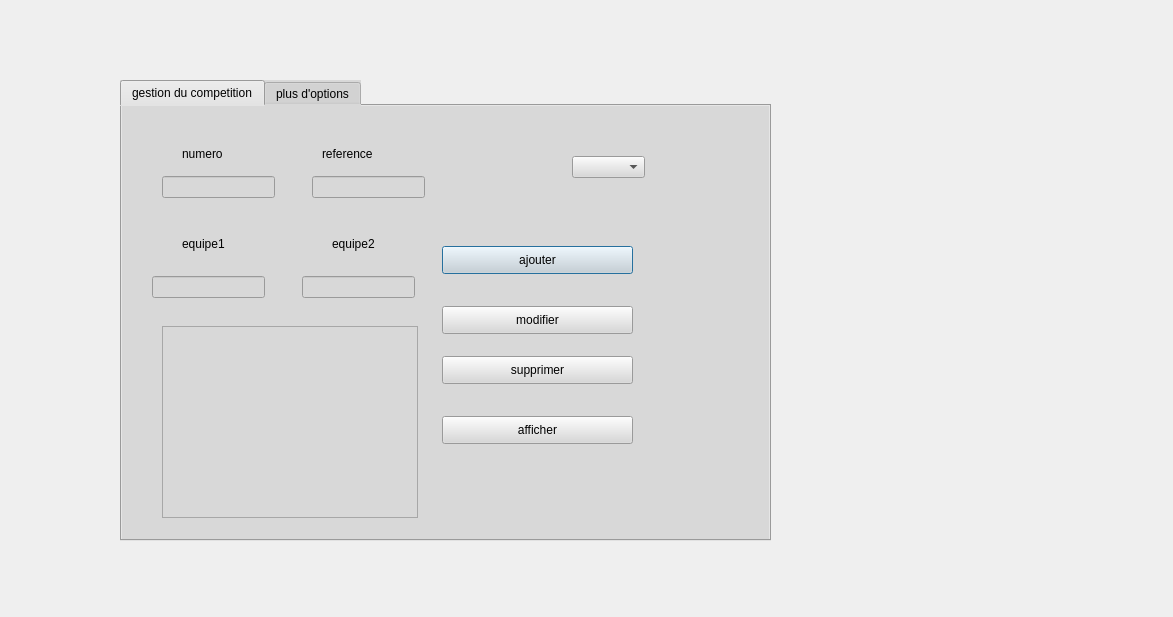
<?xml version="1.0" encoding="UTF-8"?>
<ui version="4.0">
 <class>competition</class>
 <widget class="QDialog" name="competition">
  <property name="geometry">
   <rect>
    <x>0</x>
    <y>0</y>
    <width>1173</width>
    <height>617</height>
   </rect>
  </property>
  <property name="windowTitle">
   <string>Dialog</string>
  </property>
  <widget class="QTabWidget" name="tabWidget">
   <property name="geometry">
    <rect>
     <x>120</x>
     <y>80</y>
     <width>651</width>
     <height>461</height>
    </rect>
   </property>
   <property name="styleSheet">
    <string notr="true">background-color: rgb(216, 216, 216);</string>
   </property>
   <property name="currentIndex">
    <number>0</number>
   </property>
   <widget class="QWidget" name="tab">
    <attribute name="title">
     <string>gestion du competition</string>
    </attribute>
    <widget class="QPushButton" name="pb_ajouter">
     <property name="geometry">
      <rect>
       <x>320</x>
       <y>140</y>
       <width>191</width>
       <height>28</height>
      </rect>
     </property>
     <property name="text">
      <string>ajouter</string>
     </property>
    </widget>
    <widget class="QPushButton" name="pb_modifier">
     <property name="geometry">
      <rect>
       <x>320</x>
       <y>200</y>
       <width>191</width>
       <height>28</height>
      </rect>
     </property>
     <property name="text">
      <string>modifier</string>
     </property>
    </widget>
    <widget class="QPushButton" name="pb_supprimer">
     <property name="geometry">
      <rect>
       <x>320</x>
       <y>250</y>
       <width>191</width>
       <height>28</height>
      </rect>
     </property>
     <property name="text">
      <string>supprimer</string>
     </property>
    </widget>
    <widget class="QPushButton" name="pb_afficher">
     <property name="geometry">
      <rect>
       <x>320</x>
       <y>310</y>
       <width>191</width>
       <height>28</height>
      </rect>
     </property>
     <property name="text">
      <string>afficher</string>
     </property>
    </widget>
    <widget class="QLabel" name="label">
     <property name="geometry">
      <rect>
       <x>60</x>
       <y>130</y>
       <width>56</width>
       <height>16</height>
      </rect>
     </property>
     <property name="text">
      <string>equipe1</string>
     </property>
    </widget>
    <widget class="QLabel" name="label_2">
     <property name="geometry">
      <rect>
       <x>210</x>
       <y>130</y>
       <width>56</width>
       <height>16</height>
      </rect>
     </property>
     <property name="text">
      <string>equipe2</string>
     </property>
    </widget>
    <widget class="QLineEdit" name="le_equipe1">
     <property name="geometry">
      <rect>
       <x>30</x>
       <y>170</y>
       <width>113</width>
       <height>22</height>
      </rect>
     </property>
    </widget>
    <widget class="QLineEdit" name="le_equipe2">
     <property name="geometry">
      <rect>
       <x>180</x>
       <y>170</y>
       <width>113</width>
       <height>22</height>
      </rect>
     </property>
    </widget>
    <widget class="QLabel" name="le_numero_2">
     <property name="geometry">
      <rect>
       <x>60</x>
       <y>40</y>
       <width>56</width>
       <height>16</height>
      </rect>
     </property>
     <property name="text">
      <string>numero</string>
     </property>
    </widget>
    <widget class="QLineEdit" name="le_numero">
     <property name="geometry">
      <rect>
       <x>40</x>
       <y>70</y>
       <width>113</width>
       <height>22</height>
      </rect>
     </property>
    </widget>
    <widget class="QLineEdit" name="le_ref">
     <property name="geometry">
      <rect>
       <x>190</x>
       <y>70</y>
       <width>113</width>
       <height>22</height>
      </rect>
     </property>
    </widget>
    <widget class="QLabel" name="label_3">
     <property name="geometry">
      <rect>
       <x>200</x>
       <y>40</y>
       <width>56</width>
       <height>16</height>
      </rect>
     </property>
     <property name="text">
      <string>reference</string>
     </property>
    </widget>
    <widget class="QTableView" name="tabCompetition">
     <property name="geometry">
      <rect>
       <x>40</x>
       <y>220</y>
       <width>256</width>
       <height>192</height>
      </rect>
     </property>
    </widget>
    <widget class="QComboBox" name="comboBox">
     <property name="geometry">
      <rect>
       <x>450</x>
       <y>50</y>
       <width>73</width>
       <height>22</height>
      </rect>
     </property>
    </widget>
   </widget>
   <widget class="QWidget" name="tab_2">
    <attribute name="title">
     <string>plus d'options</string>
    </attribute>
    <widget class="QPushButton" name="pushButton">
     <property name="geometry">
      <rect>
       <x>320</x>
       <y>40</y>
       <width>151</width>
       <height>28</height>
      </rect>
     </property>
     <property name="text">
      <string>ajouter un timeur</string>
     </property>
    </widget>
    <widget class="QPushButton" name="pushButton_2">
     <property name="geometry">
      <rect>
       <x>320</x>
       <y>100</y>
       <width>151</width>
       <height>28</height>
      </rect>
     </property>
     <property name="text">
      <string>tri des competitions</string>
     </property>
    </widget>
    <widget class="QPushButton" name="pushButton_3">
     <property name="geometry">
      <rect>
       <x>310</x>
       <y>170</y>
       <width>161</width>
       <height>28</height>
      </rect>
     </property>
     <property name="text">
      <string>chercher l'equipe gagnate</string>
     </property>
    </widget>
    <widget class="QPushButton" name="pushButton_4">
     <property name="geometry">
      <rect>
       <x>310</x>
       <y>230</y>
       <width>161</width>
       <height>28</height>
      </rect>
     </property>
     <property name="text">
      <string>envoyer un mail </string>
     </property>
    </widget>
    <widget class="QPushButton" name="pushButton_9">
     <property name="geometry">
      <rect>
       <x>310</x>
       <y>290</y>
       <width>161</width>
       <height>28</height>
      </rect>
     </property>
     <property name="text">
      <string>statistique</string>
     </property>
    </widget>
   </widget>
  </widget>
 </widget>
 <resources/>
 <connections/>
</ui>
